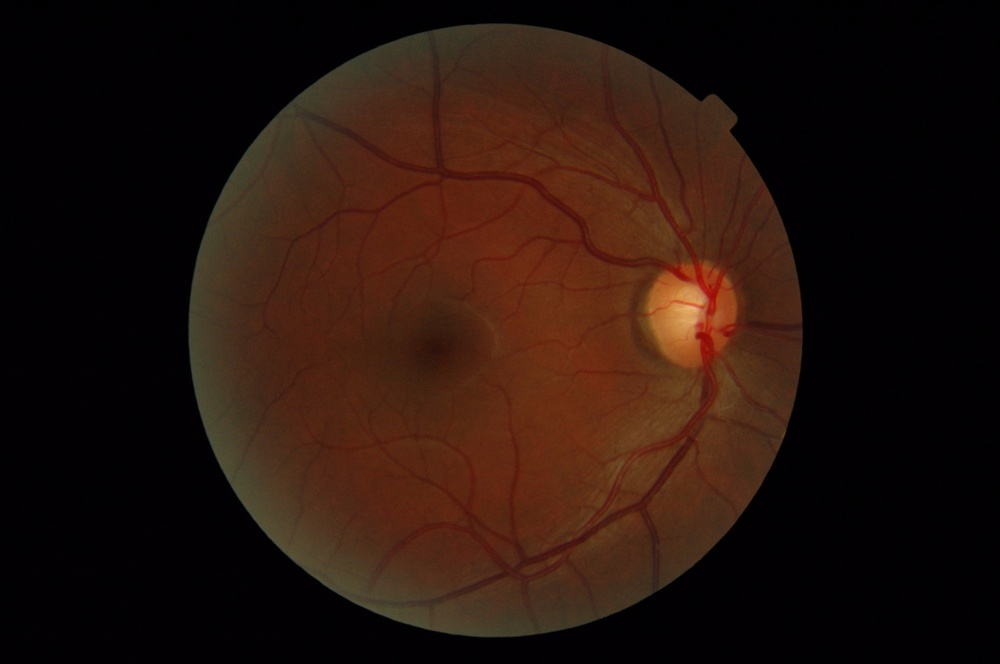
#> input picture research/deeplab/datasets/JPEGImages/image109-4.jpg, 1000 x 664 px, shrunk from 2240 x 1488 before the run, given in place of image2prime.tif, which was not available
$ jupyter execute --allow-errors CLAHE.ipynb   (text cells are left out)
#> lines starting #> are read from the running program, lines starting #| are printed output that depends on the picture; after the words box and inside, x2 and y2 are one past the last pixel; in counts of white or black regions, pixels touching at a corner belong together; pictures that were not available may be replaced by others from this repository, and a replacement may not be noted
[cell 1]
import os
import shutil
import argparse
import glob
from random import randrange
from PIL import Image
import cv2
import numpy as np
from skimage import morphology
import pandas as pd
from sklearn.model_selection import train_test_split
from skimage import exposure, img_as_float
import matplotlib.pyplot as plt

[cell 2]
f='/home/cbologna/Dropbox/GitHub/models/research/deeplab/datasets/MESSIDOR/image2prime.tif'

[cell 3]
#img_original = img_as_float(Image.open(f))
img_original = np.array(Image.open(f))
#> img_original is the input picture: shape (664, 1000, 3); mean R, G, B 38.7, 19.8, 12.6

[cell 4]
plt.hist(img_original.flatten())
#> figure, not shown here; tallest bar 1279140 high, from x = 0 to 24

[cell 5]
img_adapteq = exposure.equalize_adapthist(img_original, clip_limit=0.04)
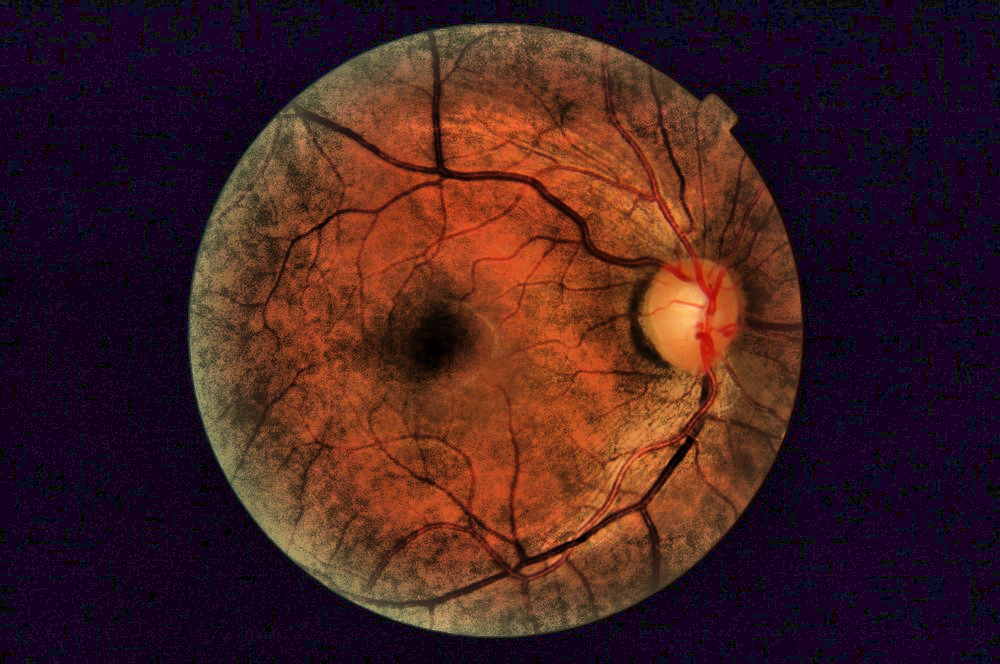
#> img_adapteq: shape (664, 1000, 3) float64; mean R, G, B 0.265, 0.126, 0.133

[cell 6]
plt.hist(img_adapteq.flatten())
#> figure, not shown here; tallest bar 817671 high, from x = -6.94e-18 to 0.1

[cell 7]
plt.imshow(img_adapteq)

[cell 8]
#cv2.imwrite('/home/cbologna/Downloads/teste.jpg', img_adapteq)
Image.fromarray(img_adapteq.astype('uint8')).save('/home/cbologna/Downloads/teste.jpg')

[cell 9]
im = Image.open('/home/cbologna/Downloads/teste.jpg')
#> im: PIL image 1000x664 RGB; every value is 0
im = np.array(im)

[cell 10]
plt.hist(im.flatten())
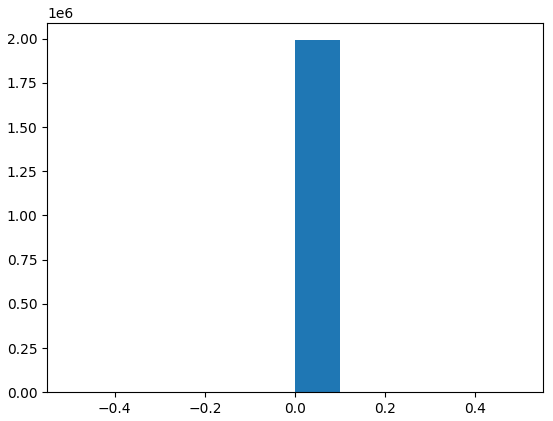
#> figure drawn by matplotlib, 1 panel; tallest bar 1992000 high, from x = 0 to 0.1

[cell 11]
target_filename = f.replace('prime', '-' + str(randrange(1, 6)))
#img_target = np.array(Image.open(target_filename))
img_target = img_as_float(Image.open(target_filename))
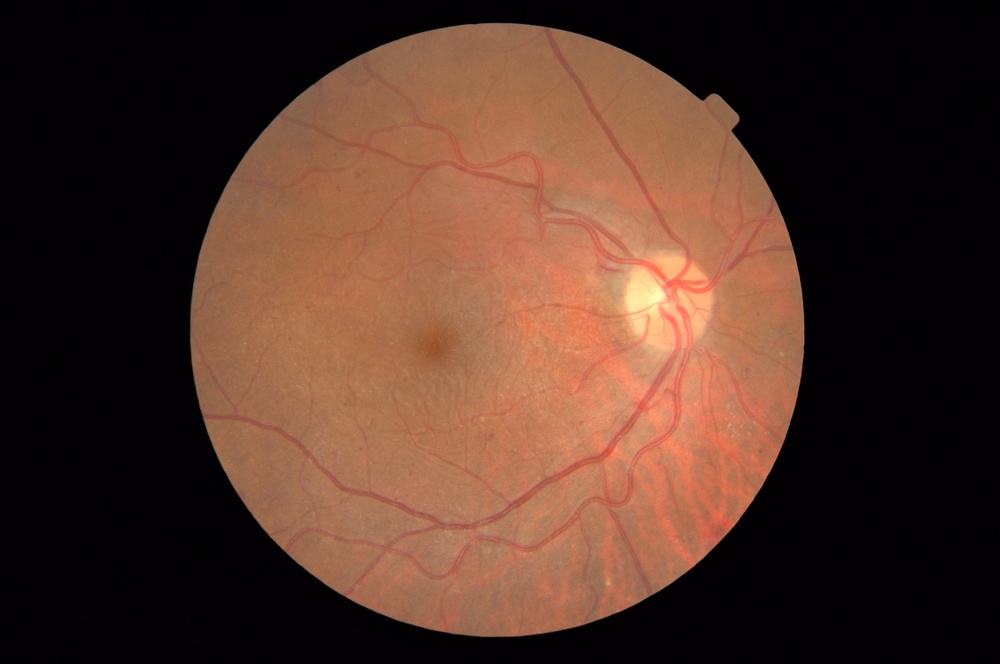
#> input picture research/deeplab/datasets/JPEGImages/image111-4.jpg, 1000 x 664 px, shrunk from 2240 x 1488 before the run, given in place of image2-4.tif, which was not available

# Image Difference
img_diff = img_target - img_original

img_pb = img_diff.sum(2) # 3 channel to 1

img_pb[img_pb > 0] = 255
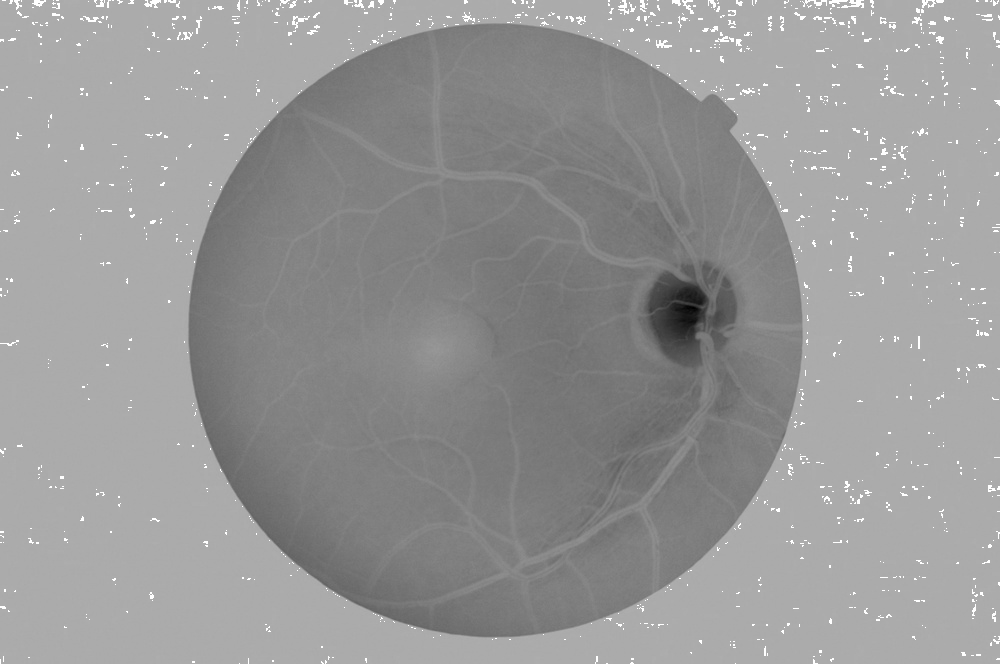
#> img_pb: shape (664, 1000) float64; min -541.8, max 255, mean -67.5; drawn with min black and max white

img_mask = img_pb == 255
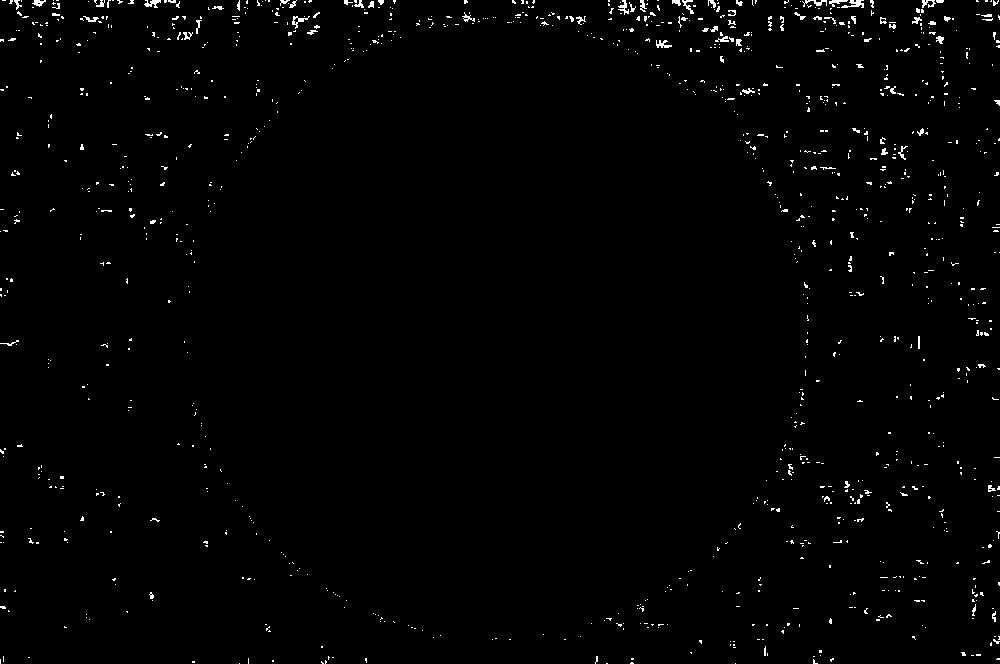
#> img_mask: shape (664, 1000) bool; 1.2% white in thin lines or dots

# Fill Area
bg_pb = img_original.sum(2) # 3 channel to 1
bg_mask = bg_pb < 50
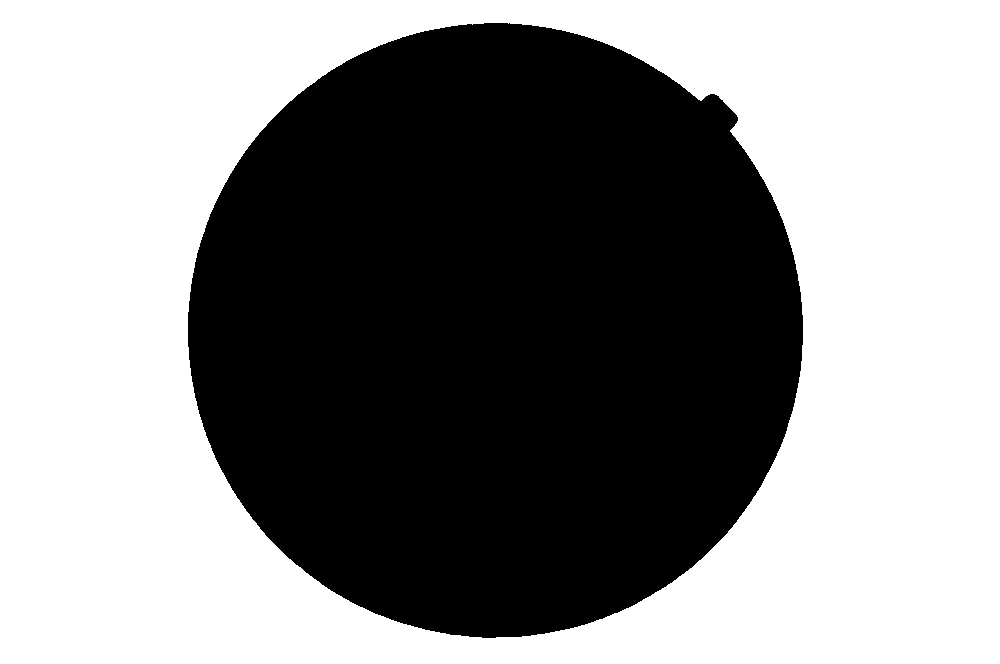
#> bg_mask: shape (664, 1000) bool; 55.2% white; 1 black region, box (x1, y1, x2, y2) and area: (188, 23, 803, 638) 297334

disk_mask = morphology.remove_small_holes(img_mask, img_mask.shape[0] * img_mask.shape[1] * 0.2) #Fill hole smaller than 20% os image
#> disk_mask: shape (664, 1000) bool; 1.2% white in thin lines or dots

cup_mask = morphology.remove_small_holes(img_mask, np.sum(disk_mask) * 0.45)
cup_mask = morphology.remove_small_objects(cup_mask, np.sum(disk_mask) * 0.1)
#> cup_mask: shape (664, 1000) bool; every value is 0

rim_mask = disk_mask ^ cup_mask #Disk less Cup using XOR operator

eye_mask = np.invert(bg_mask) ^ disk_mask #Eye less Disk using XOR operator
#> eye_mask: shape (664, 1000) bool; 45.9% white; 1111 white regions (1037 under 20 px), largest, box (x1, y1, x2, y2) and area: (188, 22, 803, 639) 297421, (841, 0, 864, 8) 101, (292, 16, 310, 29) 89

'''
Stack RGB channels of each label follow this map:
Cup: RGB:(128,128,0) - Label: 0
Rim: RGB:(0,128,0) - Label: 1
Eye: RGB:(128,0,0) - Label: 2
Background: RGB:(0,0,0) - Label: 3
'''

img_segmentation = np.zeros(img_original.shape) # All is Background so far
img_segmentation[:,:,0] = (eye_mask | cup_mask) * 128 # Fill first layer with eye and cup mask following above map segmentation.
img_segmentation[:,:,1] = (rim_mask | cup_mask) * 128 # Fill second layer with rim and cup mask following above map segmentation.
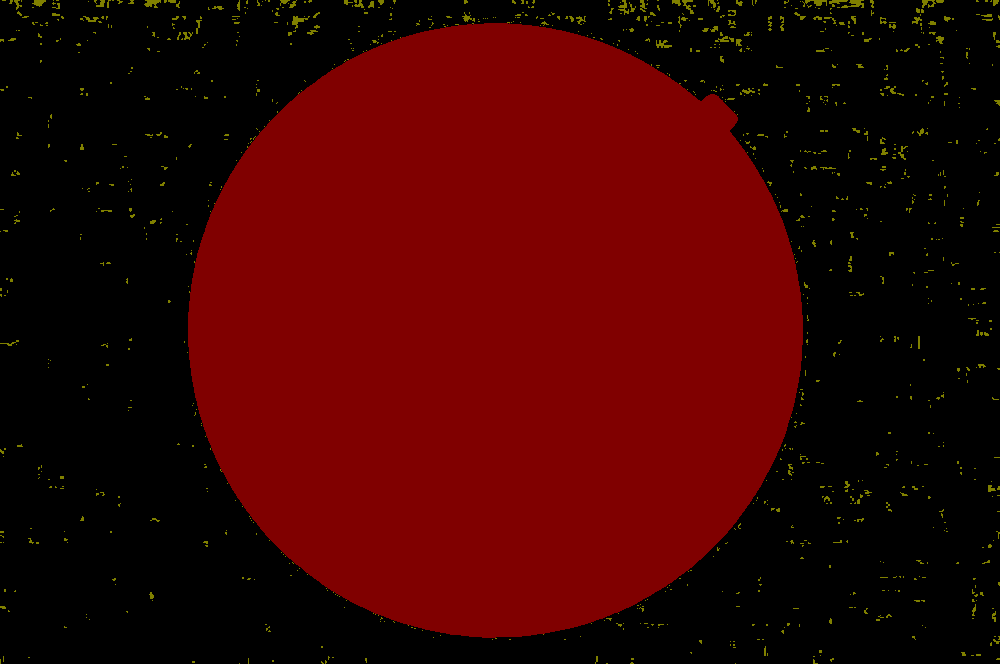
#> img_segmentation: shape (664, 1000, 3) float64; mean of channels 0, 1, 2 58.8, 1.5, 0; drawn as R, G, B

im = Image.fromarray(img_segmentation.astype(np.uint8))

#img_segmentation = im.convert('RGB').convert('P', palette=palette)
img_segmentation = im.convert('RGB').convert('P', palette=Image.ADAPTIVE, colors=256)

ori_filename = target_filename.split('/')[-1].replace('tif', 'jpg')
seg_filename = target_filename.split('/')[-1].replace('tif', 'png')

if (np.sum(cup_mask) > 0) & (np.sum(rim_mask) > 0):
    # Save with PIL
    img_adapteq = exposure.equalize_adapthist(img_original, clip_limit=0.04)
    Image.fromarray(img_adapteq).save(f'{args.fullpath_JPEGDestination}/{ori_filename}')
    img_segmentation.save(f'{args.fullpath_destination}/{seg_filename}')
    # Save with cv2
    #cv2.imwrite(f'{args.fullpath_JPEGDestination}/{ori_filename}', img_original)
    #cv2.imwrite(f'{args.fullpath_destination}/{seg_filename}', np.array(img_segmentation))
else:
    print('Error on ' + f)

#> (the rest of this cell did not finish here and is left out)
